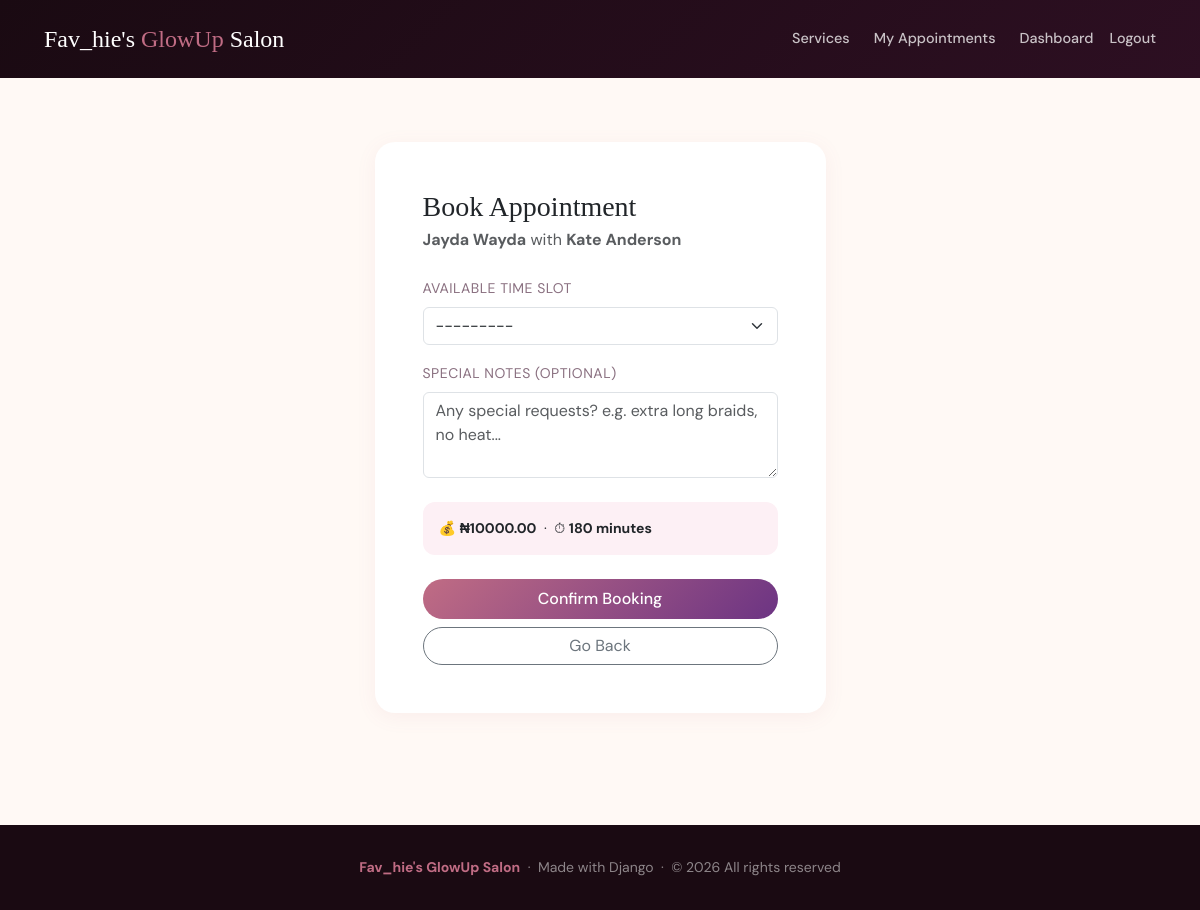
/book/2/3/ (signed in), run on the app's committed database.
### appointments/models.py (models this page shows, shortened)
class Service(models.Model):
    name = models.CharField(max_length=100)
    description = models.TextField()
    duration_minutes = models.IntegerField()
    price = models.DecimalField(max_digits=8, decimal_places=2)
    image = models.ImageField(
        upload_to='services/',
        blank=True,
        null=True
    )

class Staff(models.Model):
    user = models.OneToOneField(
        User,
        on_delete=models.CASCADE,
        related_name='staff'
    )
    bio = models.TextField(blank=True)
    profile_photo = models.ImageField(
        upload_to='staff/',
        blank=True,
        null=True
    )
    specialties = models.ManyToManyField(
        Service,
        blank=True,
        related_name='staff_members'
    )
    def __str__(self):
        return f"{self.user.first_name} {self.user.last_name}"

### appointments/views.py (the view)
@login_required
def book_appointment(request, service_pk, staff_pk):
    service = get_object_or_404(Service, pk=service_pk)
    staff   = get_object_or_404(Staff,   pk=staff_pk)
    if not staff.specialties.filter(pk=service.pk).exists():
        messages.error(request, 'This stylist does not offer that service.')
        return redirect('service_detail', pk=service.pk)
    if request.method == 'POST':
        form = AppointmentForm(staff=staff, data=request.POST)
        if form.is_valid():
            chosen_slot = form.cleaned_data['time_slot']
            try:
                with transaction.atomic():
                    slot = (
                        TimeSlot.objects
                        .select_for_update()
                        .get(pk=chosen_slot.pk, staff=staff, is_available=True)
                    )
                    Appointment.objects.filter(
                        time_slot=slot, status='cancelled'
                    ).delete()
                    appointment         = form.save(commit=False)
                    appointment.client  = request.user
                    appointment.service = service
                    appointment.staff   = staff
                    appointment.time_slot = slot
                    appointment.save()
                    slot.is_available = False
                    slot.save(update_fields=['is_available'])
            except TimeSlot.DoesNotExist:
                messages.error(
                    request,
                    'Sorry, that time slot was just taken. Please pick another.'
                )
                return redirect('book_appointment',
                                service_pk=service.pk, staff_pk=staff.pk)
            messages.success(request, 'Appointment booked successfully!')
            return redirect('my_appointments')
    else:
        form = AppointmentForm(staff=staff)
    return render(request, 'appointments/book_appointment.html', {
        'form':    form,
        'service': service,
        'staff':   staff,
    })

### appointments/forms.py
class AppointmentForm(forms.ModelForm):
    class Meta:
        model  = Appointment
        fields = ['time_slot', 'notes']
        widgets = {
            'notes': forms.Textarea(attrs={
                'class': 'form-control',
                'rows': 3,
                'placeholder': 'Any special requests? e.g. extra long braids, no heat...'
            }),
            'time_slot': forms.Select(attrs={
                'class': 'form-select'
            }),
        }
    def __init__(self, staff=None, *args, **kwargs):
        super().__init__(*args, **kwargs)
        if staff:
            self.fields['time_slot'].queryset = (
                TimeSlot.objects
                .filter(
                    staff=staff,
                    is_available=True,
                    date__gte=timezone.localdate(),
                )
                .order_by('date', 'start_time')
            )
        else:
            self.fields['time_slot'].queryset = TimeSlot.objects.none()

### appointments/models.py (called while the page is built)
    def __str__(self):
        return (
            f"{self.staff} | {self.date} | "
            f"{self.start_time} - {self.end_time}"
        )

### appointments/templates/appointments/book_appointment.html (shortened to what this page needs)
{% extends 'appointments/base.html' %}
{% block content %}
<div class="container py-5">
  <div class="row justify-content-center">
    <div class="col-md-6 col-lg-5">
      <div class="salon-card card p-4 p-md-5">
        <h3 class="mb-1">Book Appointment</h3>
        <p class="text-muted mb-4">
          <strong>{{ service.name }}</strong> with <strong>{{ staff }}</strong>
        </p>
        <form method="POST" novalidate>
          <div class="mb-3">
            <label class="form-label small text-uppercase fw-500"
                   style="letter-spacing:.5px;color:var(--muted);">
              Available Time Slot
            </label>
            {{ form.time_slot }}
          </div>
          <div class="mb-4">
            <label class="form-label small text-uppercase fw-500"
                   style="letter-spacing:.5px;color:var(--muted);">
              Special Notes (optional)
            </label>
            {{ form.notes }}
          </div>
          <div class="alert small mb-4"
               style="background:var(--blush);border:none;border-radius:12px;">
            💰 <strong>₦{{ service.price }}</strong> &nbsp;·&nbsp;
            ⏱ <strong>{{ service.duration_minutes }} minutes</strong>
          </div>
          <button type="submit" class="btn btn-salon w-100 py-2">
            Confirm Booking
          </button>
          <a href="{% url 'services' %}"
             class="btn btn-outline-secondary w-100 mt-2"
             style="border-radius:50px;">Go Back</a>
        </form>
      </div>
    </div>
  </div>
</div>
{% endblock %}

### appointments/templates/appointments/base.html (style rules this page uses)
:root { --rose: #C06C84; --plum: #6C3483; --dark: #1a0a12; --cream: #fff9f5; --blush: #fdf0f5; --muted: #8a7080; }
* { box-sizing: border-box; }
body { font-family: 'DM Sans', sans-serif; background: var(--cream); color: var(--dark); }
h1, h2, h3, h4, h5 { font-family: 'Playfair Display', serif; }
.btn-salon { background: linear-gradient(135deg, var(--rose), var(--plum)); color: #fff; border: none; border-radius: 50px; padding: 0.6rem 1.5rem; font-weight: 500; transition: transform 0.2s, box-shadow 0.2s; }
.salon-card { border: none; border-radius: 20px; box-shadow: 0 4px 20px rgba(192,108,132,0.08); transition: transform 0.3s, box-shadow 0.3s; overflow: hidden; }

### data on the page
Service: name "Jayda Wayda", price "10000.00", duration_minutes "180"
Staff: user.last_name "Kate Anderson"
